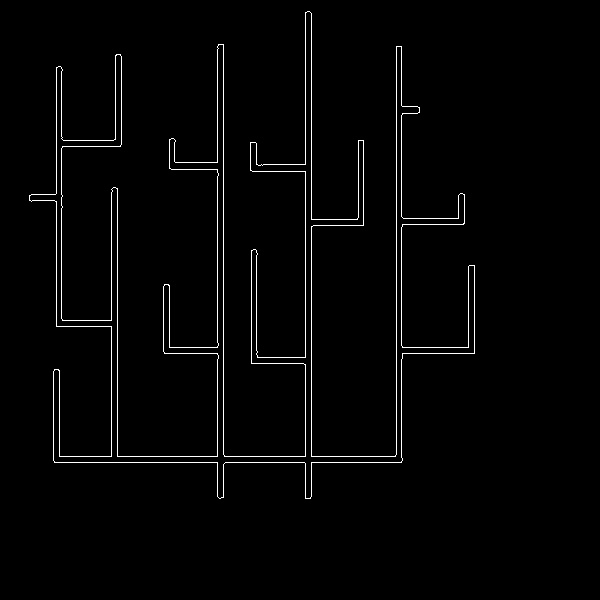
#> input picture Lines.jpeg, 600 x 600 px
$ python Test.py   (older library calls are emulated)
#> lines starting #> are read from the running program, lines starting #| are printed output that depends on the picture
import cv2
import numpy as np

try:
    # Load the image
    image = cv2.imread("Lines.jpeg")
#> image is the input picture: shape (600, 600, 3); min 0, max 255, mean 4.7

    # Ensure the image is in grayscale
    gray_image = cv2.cvtColor(image, cv2.COLOR_BGR2GRAY)

    # Apply the Sobel filter for horizontal edge detection
    filtered_image_dy = cv2.Sobel(gray_image, cv2.CV_8U, 0, 1, ksize=3)
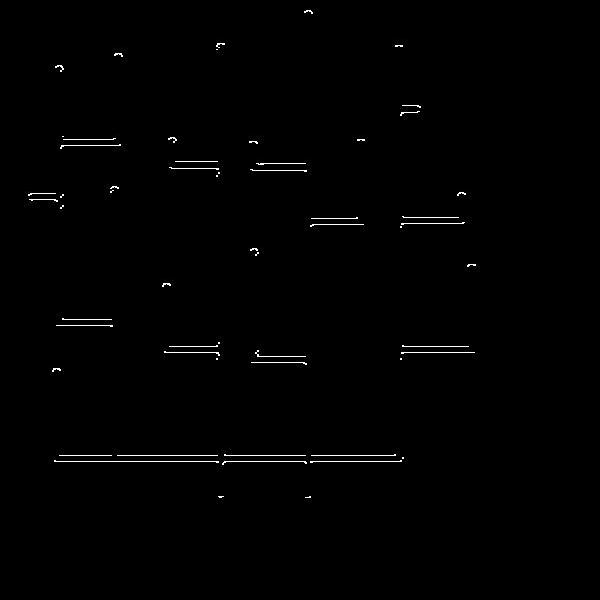
#> filtered_image_dy: shape (600, 600); min 0, max 255, mean 1.6

    # Display the original image
    cv2.imshow("Input Image", image)

    # Display horizontal edge detection result
    cv2.imshow("Horizontal Edge Detection", filtered_image_dy)

    # Wait for a key press and close the windows
    cv2.waitKey(0)
    cv2.destroyAllWindows()

except Exception as e:
    print(f"An error occurred: {e}")
